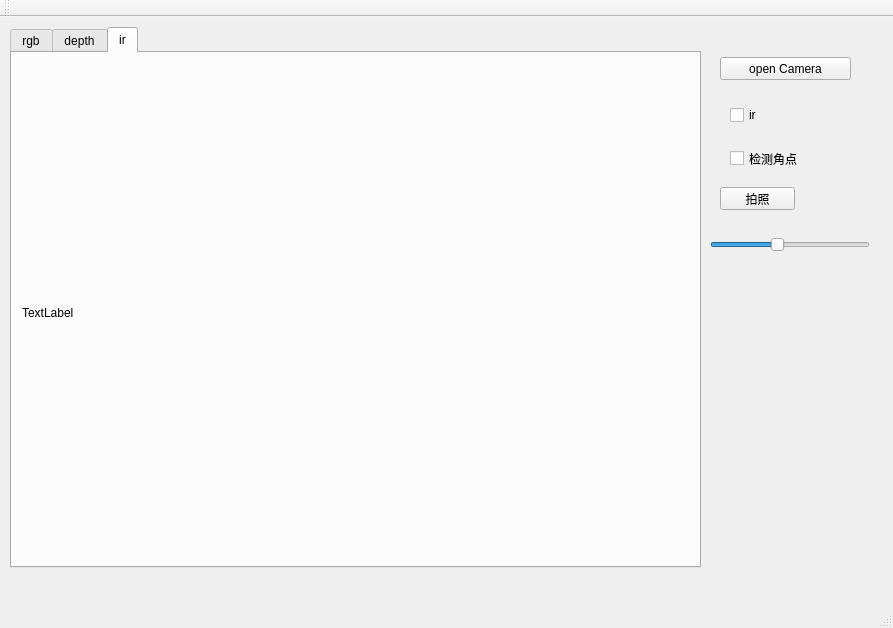
<?xml version="1.0" encoding="UTF-8"?>
<ui version="4.0">
 <class>MainWindow</class>
 <widget class="QMainWindow" name="MainWindow">
  <property name="geometry">
   <rect>
    <x>0</x>
    <y>0</y>
    <width>893</width>
    <height>628</height>
   </rect>
  </property>
  <property name="windowTitle">
   <string>MainWindow</string>
  </property>
  <widget class="QWidget" name="centralWidget">
   <widget class="QTabWidget" name="tabWidget">
    <property name="geometry">
     <rect>
      <x>10</x>
      <y>10</y>
      <width>691</width>
      <height>541</height>
     </rect>
    </property>
    <property name="currentIndex">
     <number>2</number>
    </property>
    <widget class="QWidget" name="tab">
     <attribute name="title">
      <string>rgb</string>
     </attribute>
     <widget class="QLabel" name="label_rgb">
      <property name="geometry">
       <rect>
        <x>10</x>
        <y>20</y>
        <width>640</width>
        <height>480</height>
       </rect>
      </property>
      <property name="text">
       <string>TextLabel</string>
      </property>
     </widget>
    </widget>
    <widget class="QWidget" name="tab_2">
     <attribute name="title">
      <string>depth</string>
     </attribute>
     <widget class="QLabel" name="label_depth">
      <property name="geometry">
       <rect>
        <x>10</x>
        <y>20</y>
        <width>640</width>
        <height>480</height>
       </rect>
      </property>
      <property name="text">
       <string>TextLabel</string>
      </property>
     </widget>
    </widget>
    <widget class="QWidget" name="tab_3">
     <attribute name="title">
      <string>ir</string>
     </attribute>
     <widget class="QLabel" name="label_ir">
      <property name="geometry">
       <rect>
        <x>10</x>
        <y>20</y>
        <width>640</width>
        <height>480</height>
       </rect>
      </property>
      <property name="text">
       <string>TextLabel</string>
      </property>
     </widget>
    </widget>
   </widget>
   <widget class="QPushButton" name="captureBtn">
    <property name="geometry">
     <rect>
      <x>720</x>
      <y>170</y>
      <width>75</width>
      <height>23</height>
     </rect>
    </property>
    <property name="text">
     <string>拍照</string>
    </property>
   </widget>
   <widget class="QPushButton" name="openCaptureBtn">
    <property name="geometry">
     <rect>
      <x>720</x>
      <y>40</y>
      <width>131</width>
      <height>23</height>
     </rect>
    </property>
    <property name="text">
     <string>open Camera</string>
    </property>
   </widget>
   <widget class="QCheckBox" name="checkBox">
    <property name="geometry">
     <rect>
      <x>730</x>
      <y>90</y>
      <width>71</width>
      <height>16</height>
     </rect>
    </property>
    <property name="text">
     <string>ir</string>
    </property>
   </widget>
   <widget class="QCheckBox" name="checkBox_corners">
    <property name="geometry">
     <rect>
      <x>730</x>
      <y>130</y>
      <width>92</width>
      <height>23</height>
     </rect>
    </property>
    <property name="text">
     <string>检测角点</string>
    </property>
   </widget>
   <widget class="QSlider" name="hSlider_ir">
    <property name="geometry">
     <rect>
      <x>710</x>
      <y>220</y>
      <width>160</width>
      <height>16</height>
     </rect>
    </property>
    <property name="maximum">
     <number>120</number>
    </property>
    <property name="value">
     <number>50</number>
    </property>
    <property name="orientation">
     <enum>Qt::Horizontal</enum>
    </property>
   </widget>
  </widget>
  <widget class="QMenuBar" name="menuBar">
   <property name="geometry">
    <rect>
     <x>0</x>
     <y>0</y>
     <width>893</width>
     <height>25</height>
    </rect>
   </property>
  </widget>
  <widget class="QToolBar" name="mainToolBar">
   <attribute name="toolBarArea">
    <enum>TopToolBarArea</enum>
   </attribute>
   <attribute name="toolBarBreak">
    <bool>false</bool>
   </attribute>
  </widget>
  <widget class="QStatusBar" name="statusBar"/>
 </widget>
 <layoutdefault spacing="6" margin="11"/>
 <resources/>
 <connections/>
</ui>
